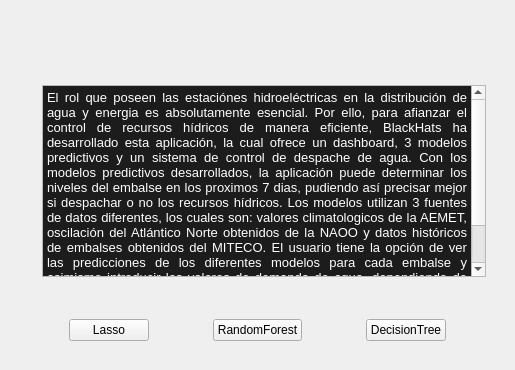
      <widget class="QWidget" name="pageHome">
       <layout class="QGridLayout" name="gridLayout_2">
        <item row="2" column="0">
         <widget class="QWidget" name="divBotones" native="true">
          <property name="maximumSize">
           <size>
            <width>16777215</width>
            <height>100</height>
           </size>
          </property>
          <layout class="QHBoxLayout" name="horizontalLayout_13">
           <item>
            <layout class="QHBoxLayout" name="horizontalLayout_8">
             <item>
              <spacer name="horizontalSpacer">
               <property name="orientation">
                <enum>Qt::Horizontal</enum>
               </property>
               <property name="sizeHint" stdset="0">
                <size>
                 <width>40</width>
                 <height>20</height>
                </size>
               </property>
              </spacer>
             </item>
             <item>
              <widget class="QWidget" name="widget_4" native="true">
               <layout class="QGridLayout" name="gridLayout_15">
                <item row="0" column="0">
                 <widget class="QPushButton" name="btnLassoHome">
                  <property name="text">
                   <string>Lasso</string>
                  </property>
                  <property name="checkable">
                   <bool>true</bool>
                  </property>
                  <property name="autoExclusive">
                   <bool>true</bool>
                  </property>
                 </widget>
                </item>
               </layout>
              </widget>
             </item>
             <item>
              <spacer name="horizontalSpacer_2">
               <property name="orientation">
                <enum>Qt::Horizontal</enum>
               </property>
               <property name="sizeHint" stdset="0">
                <size>
                 <width>40</width>
                 <height>20</height>
                </size>
               </property>
              </spacer>
             </item>
             <item>
              <widget class="QWidget" name="widget_8" native="true">
               <layout class="QGridLayout" name="gridLayout_16">
                <item row="0" column="0">
                 <widget class="QPushButton" name="btnRandomForestHome">
                  <property name="text">
                   <string>RandomForest</string>
                  </property>
                  <property name="checkable">
                   <bool>true</bool>
                  </property>
                  <property name="autoExclusive">
                   <bool>true</bool>
                  </property>
                 </widget>
                </item>
               </layout>
              </widget>
             </item>
             <item>
              <spacer name="horizontalSpacer_5">
               <property name="orientation">
                <enum>Qt::Horizontal</enum>
               </property>
               <property name="sizeHint" stdset="0">
                <size>
                 <width>40</width>
                 <height>20</height>
                </size>
               </property>
              </spacer>
             </item>
             <item>
              <widget class="QWidget" name="widget_9" native="true">
               <layout class="QGridLayout" name="gridLayout_17">
                <item row="0" column="0">
                 <widget class="QPushButton" name="btnDecisionTreeHome">
                  <property name="text">
                   <string>DecisionTree</string>
                  </property>
                  <property name="checkable">
                   <bool>true</bool>
                  </property>
                  <property name="autoExclusive">
                   <bool>true</bool>
                  </property>
                 </widget>
                </item>
               </layout>
              </widget>
             </item>
             <item>
              <spacer name="horizontalSpacer_6">
               <property name="orientation">
                <enum>Qt::Horizontal</enum>
               </property>
               <property name="sizeHint" stdset="0">
                <size>
                 <width>40</width>
                 <height>20</height>
                </size>
               </property>
              </spacer>
             </item>
            </layout>
           </item>
          </layout>
         </widget>
        </item>
        <item row="0" column="0">
         <widget class="QWidget" name="divLogo" native="true">
          <property name="maximumSize">
           <size>
            <width>16777215</width>
            <height>200</height>
           </size>
          </property>
          <layout class="QGridLayout" name="gridLayout_7">
           <item row="0" column="0">
            <widget class="QWidget" name="widget_2" native="true">
             <property name="maximumSize">
              <size>
               <width>100</width>
               <height>16777215</height>
              </size>
             </property>
            </widget>
           </item>
           <item row="0" column="1">
            <widget class="QWidget" name="widget_10" native="true">
             <layout class="QGridLayout" name="gridLayout_14">
              <item row="0" column="0">
               <widget class="QLabel" name="label">
                <property name="maximumSize">
                 <size>
                  <width>350</width>
                  <height>16777215</height>
                 </size>
                </property>
                <property name="text">
                 <string/>
                </property>
                <property name="pixmap">
                 <pixmap resource="resource.qrc">:/newPrefix/imgs/BlackHats-HPE.png</pixmap>
                </property>
                <property name="scaledContents">
                 <bool>true</bool>
                </property>
               </widget>
              </item>
             </layout>
            </widget>
           </item>
           <item row="0" column="2">
            <widget class="QWidget" name="widget_11" native="true">
             <property name="maximumSize">
              <size>
               <width>100</width>
               <height>16777215</height>
              </size>
             </property>
            </widget>
           </item>
          </layout>
         </widget>
        </item>
        <item row="1" column="0">
         <widget class="QWidget" name="divInformacion" native="true">
          <property name="maximumSize">
           <size>
            <width>16777215</width>
            <height>1111111</height>
           </size>
          </property>
          <layout class="QGridLayout" name="gridLayout_18">
           <item row="0" column="0">
            <widget class="QWidget" name="widget_19" native="true">
             <property name="minimumSize">
              <size>
               <width>0</width>
               <height>100</height>
              </size>
             </property>
             <property name="maximumSize">
              <size>
               <width>280</width>
               <height>16777215</height>
              </size>
             </property>
             <layout class="QVBoxLayout" name="verticalLayout_18">
              <property name="leftMargin">
               <number>0</number>
              </property>
              <property name="topMargin">
               <number>0</number>
              </property>
              <property name="rightMargin">
               <number>0</number>
              </property>
              <property name="bottomMargin">
               <number>0</number>
              </property>
              <item>
               <widget class="QLabel" name="label_11">
                <property name="text">
                 <string/>
                </property>
                <property name="pixmap">
                 <pixmap resource="resource.qrc">:/newPrefix/imgs/presa2.jpg</pixmap>
                </property>
                <property name="scaledContents">
                 <bool>true</bool>
                </property>
                <property name="alignment">
                 <set>Qt::AlignCenter</set>
                </property>
               </widget>
              </item>
             </layout>
            </widget>
           </item>
           <item row="0" column="1">
            <widget class="QWidget" name="widget_21" native="true">
             <layout class="QGridLayout" name="gridLayout_19">
              <item row="0" column="0">
               <widget class="QTextBrowser" name="textBrowser">
                <property name="html">
                 <string>&lt;!DOCTYPE HTML PUBLIC &quot;-//W3C//DTD HTML 4.0//EN&quot; &quot;http://www.w3.org/TR/REC-html40/strict.dtd&quot;&gt;
&lt;html&gt;&lt;head&gt;&lt;meta name=&quot;qrichtext&quot; content=&quot;1&quot; /&gt;&lt;style type=&quot;text/css&quot;&gt;
p, li { white-space: pre-wrap; }
&lt;/style&gt;&lt;/head&gt;&lt;body style=&quot; font-family:'MS Shell Dlg 2'; font-size:7.8pt; font-weight:400; font-style:normal;&quot; bgcolor=&quot;#1c1c1c&quot;&gt;
&lt;p align=&quot;justify&quot; style=&quot; margin-top:0px; margin-bottom:0px; margin-left:0px; margin-right:0px; -qt-block-indent:0; text-indent:0px;&quot;&gt;&lt;span style=&quot; font-family:'Consolas,Andale Mono WT,Andale Mono,Lucida Console,Lucida Sans Typewriter,DejaVu Sans Mono,Bitstream Vera Sans Mono,Liberation Mono,Nimbus Mono L,Monaco,Courier New,Courier,monospace'; font-size:10pt; color:#ffffff; background-color:#1c1c1c;&quot;&gt;El rol que poseen las estaciónes hidroeléctricas en la distribución de agua y energia es absolutamente esencial. Por ello, para afianzar el control de recursos hídricos de manera eficiente, BlackHats ha desarrollado esta aplicación, la cual ofrece un dashboard, 3 modelos predictivos y un sistema de control de despache de agua. Con los modelos predictivos desarrollados, la aplicación puede determinar los niveles del embalse en los proximos 7 dias, pudiendo así precisar mejor si despachar o no los recursos hídricos. Los modelos utilizan 3 fuentes de datos diferentes, los cuales son: valores climatologicos de la AEMET, oscilación del Atlántico Norte obtenidos de la NAOO y datos históricos de embalses obtenidos del MITECO. El usuario tiene la opción de ver las predicciones de los diferentes modelos para cada embalse y asimismo introducir los valores de demanda de agua, dependiendo de los datos del sistema, este avisara si es necesario consumir los recursos hidricos.&lt;/span&gt;&lt;span style=&quot; font-size:10pt;&quot;&gt;&lt;br /&gt;&lt;/span&gt;&lt;/p&gt;&lt;/body&gt;&lt;/html&gt;</string>
                </property>
               </widget>
              </item>
             </layout>
            </widget>
           </item>
          </layout>
         </widget>
        </item>
       </layout>
      </widget>
